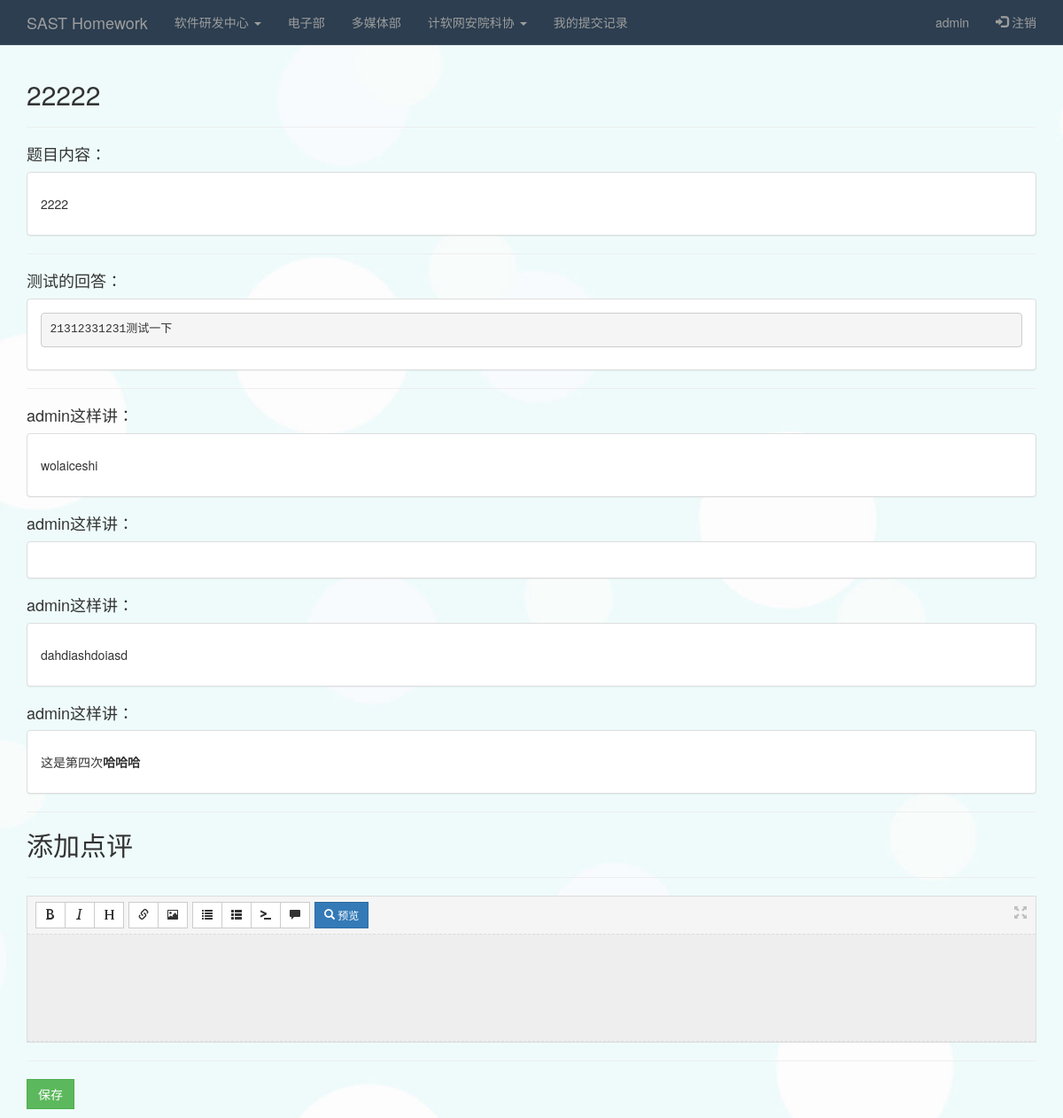
Screenshot of /submission-detail/672 (signed in) with the database file from the repository.
### auth_system/models.py (models this page shows, shortened)
class MyUser(AbstractBaseUser, PermissionsMixin):
    email = models.EmailField(
        verbose_name='邮箱，可用以登录',
        max_length=255,
        unique=True,
    )
    id_num = models.CharField(max_length=20, null=True, blank=True, verbose_name='用户名（学号？）')
    username = models.CharField(max_length=200, verbose_name='昵称（真实姓名）')
    is_active = models.BooleanField(default=True)
    is_admin = models.BooleanField(default=False)
    objects = MyUserManager()
    USERNAME_FIELD = 'email'
    REQUIRED_FIELDS = ['username', 'id_num']

### submission_system/models.py (models this page shows, shortened)
class HomeworkAnswer(models.Model):
    homework = models.ForeignKey(Homework, verbose_name='所属作业')
    content = models.TextField(verbose_name='详细', null=True, blank=True)
    creator = models.ForeignKey(MyUser, verbose_name='用户', null=True, blank=True)
    code = models.TextField(verbose_name='代码', null=True, blank=True)
    picture = models.FileField(verbose_name="上传的图", null=True, blank=True)
    class Meta:
        verbose_name = "提交的作业"
        verbose_name_plural = "提交的作业"

class Homework(models.Model):
    courser = models.ForeignKey(Courser, verbose_name='课程')
    name = models.CharField(max_length=50, verbose_name='作业标题')
    content = models.TextField(verbose_name='详细(以md形式保存)', null=True)
    class Meta:
        verbose_name = '作业'
        verbose_name_plural = '作业'

class Comment(models.Model):
    comment = models.ForeignKey(HomeworkAnswer,verbose_name = '所属答案')
    content = models.TextField(verbose_name='评论详细', null=True, blank=True)
    creator = models.ForeignKey(MyUser,verbose_name='讲师', null=True,blank=True)
    class Meta:
        verbose_name = "讲师评论"
        verbose_name_plural = "讲师评论"

### submission_system/views.py (the view)
# urls.py: url(r'submission-detail/(?P<submission_id>\d+)', submission_detail, name='submission_detail'),
def submission_detail(request, submission_id):
    submission = HomeworkAnswer.objects.get(pk=submission_id)
    if HomeworkAnswer.objects.get(pk=submission_id).creator != request.user and not request.user.is_superuser:
        raise Http404
    if request.method == 'POST':
        comment = Comment(content=request.POST['content'],comment=HomeworkAnswer.objects.get(pk=submission_id))
        comment.save()
        comment.creator = request.user
        print(comment.creator)
        comment.save()
    comments = submission.comment_set.all()
    return render(request, 'submission_detail.html',
                  context={'submission': submission,'comments': comments})

### homework_submission/context_processor.py (called while the page is built)
def coursers(request):
    cs_coursers = Courser.objects.filter(part__name="软件研发中心")
    ee_coursers = Courser.objects.filter(part__name="电子部")
    mm_coursers = Courser.objects.filter(part__name="多媒体部")
    sa_coursers = Courser.objects.filter(part__name="计软网安院科协")
    return {"cs_coursers": cs_coursers, "ee_coursers": ee_coursers, "mm_coursers": mm_coursers, "sa_coursers":sa_coursers}

### submission_system/templatetags/custom_markdown.py (called while the page is built)
@register.filter(is_safe=True)
@stringfilter
def custom_markdown(value):
    return mark_safe(markdown2.markdown(force_text(value),
                                        extras=["fenced-code-blocks", "cuddled-lists", "metadata", "tables",
                                                "spoiler"]))

### submission_system/templates/submission_detail.html (shortened to what this page needs)
{% extends 'base.html' %}
{% load custom_markdown %}
{% block extra_css %}
    {% load staticfiles %}
    <link rel="stylesheet" href="{% static 'css/bootstrap-markdown.min.css' %}">
    <link href="{% static 'css/default.css' %}" rel="stylesheet">
{% endblock %}
{% block content %}
    <div class="container">
        <h2>{{ submission.homework.name }}</h2>
        <hr>
        <h4>题目内容：</h4>
        <div class="panel panel-default">
            <div class="panel-body">
                <p>{{ submission.homework.content|custom_markdown }}</p>
            </div>
        </div>
        <hr>
        <h4>{% if user.is_superuser %}{{ submission.creator.username }}的回答：{% else %}你的回答：{% endif %}</h4>
        <div class="panel panel-default">
            {% if submission.code %}
                <div class="panel-body">
                    <pre><code>{{ submission.code }}</code></pre>
                </div>
            {% endif %}
        </div>
        <hr>
        {% for comment in comments %}
            <h4>{% if user.is_superuser %}{{ comment.creator.username }}这样讲：{% else %}{{ comment.creator.username }}对你的回答有话要说：{% endif %}</h4>
            <div class="panel panel-default">
                {% if comment.content %}
                    <div class="panel-body">
                        <p>{{ comment.content|custom_markdown }}</p>
                    </div>
                {% endif %}
            </div>
        {% endfor %}
        {% if user.is_superuser %}
        <hr>
        <h2>添加点评</h2>
        <hr>
        <form method="post" id="main_form">
            <textarea id="content" name="content" data-provide="markdown" rows="6" cols="100"></textarea>
            <hr/>
            <button class="btn btn-success" onclick="submit()">保存</button>
        </form>
        {% endif %}
    </div>
{% endblock %}

### templates/header.html (shortened to what this page needs)
<nav class="navbar navbar-fixed-top navbar-inverse" role="navigation">
    <div class="container">
        <div class="navbar-header">
            <a href="{% url 'index' %}" class="navbar-brand navbar-left">SAST Homework</a>
        </div>
        <div >
            {% if user.is_authenticated %}
                <ul class="nav navbar-nav navbar-right">
                    <li><a href="#" role="button"> {{ user.username }}</a></li>
                    <li><a href="#" role="button" data-toggle="modal" class="logout-button"><span
                            class="glyphicon glyphicon-log-in"></span> 注销</a></li>
                </ul>
            {% else %}
                <ul class="nav navbar-nav navbar-right">
                    <li ><a href="#" role="button" data-toggle="modal" data-target="#login-modal"><span
                            class="glyphicon glyphicon-log-in"></span> 登录</a></li>
                </ul>
            {% endif %}
        </div>
        <div class="collapse navbar-collapse" id="navbar-collapse" id="navbar">
            <ul class="nav navbar-nav">
                <li class="dropdown ">
                    <a href="#" class="dropdown-toggle" data-toggle="dropdown">
                        软件研发中心
                        <span class="caret"></span>
                    </a>
                </li>
                <li><a href="{% url 'list_homework' 'ee' %}">电子部</a></li>
                <li><a href="{% url 'list_homework' 'multi_media' %}">多媒体部</a></li>
                <li class="dropdown ">
                    <a href="#" class="dropdown-toggle" data-toggle="dropdown">
                        计软网安院科协
                        <span class="caret"></span>
                    </a>
                </li>
                {% if user.is_authenticated %}
                <li><a href="{% url 'list_my_submissions' %}">我的提交记录</a></li>
                {% endif %}
            </ul>
        </div>
    </div>
</nav>

### static/css/lr.css (style rules this page uses)
.btn { border-radius: 0px; }
.glyphicon { top: 0px; }

### rows the page displays
HomeworkAnswer: homework.name "22222", homework.content|custom_markdown "2222", creator.username "测试", code "21312331231测试一下"
Comment: creator.username "admin", content|custom_markdown "wolaiceshi"
Comment: creator.username "admin"
Comment: creator.username "admin", content|custom_markdown "dahdiashdoiasd"
Comment: creator.username "admin", content|custom_markdown "这是第四次 哈哈哈"

### other values shown
{{ user.username }} "admin"
